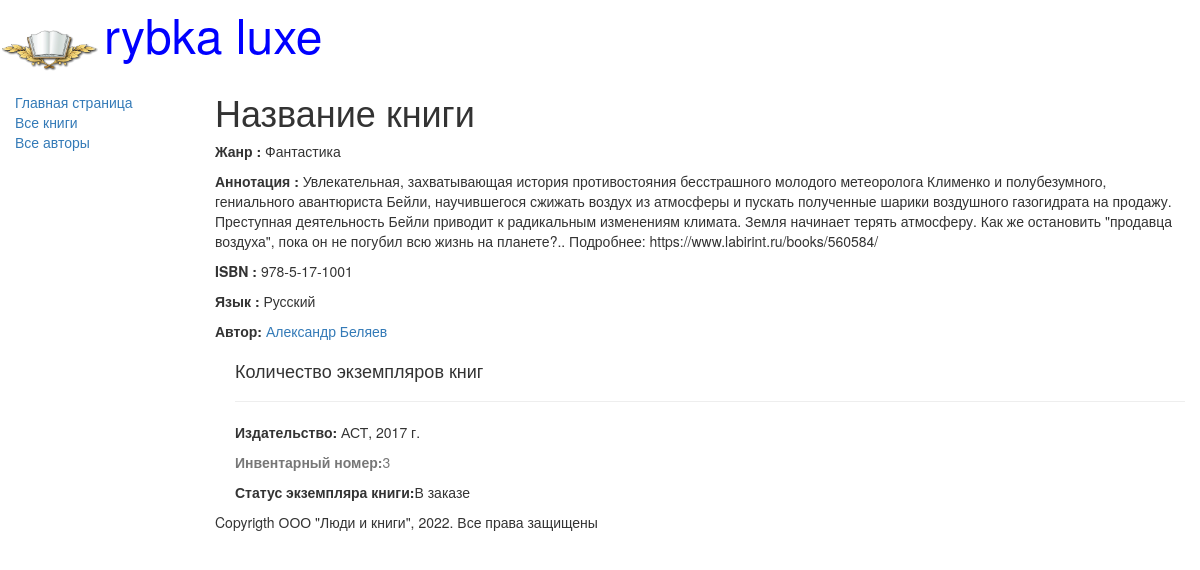
/book/5, run on the app's committed database.
### catalog/models.py (models this page shows, shortened)
class Book(models.Model):
    title = models.CharField(max_length=200, help_text='Введите название книги', verbose_name='Название книги')
    genre = models.ForeignKey('Genre', on_delete=models.CASCADE, help_text='Выберите жанр книги',
                              verbose_name='Жанр книги', null=True)
    language = models.ForeignKey('Language', on_delete=models.CASCADE, help_text='Выберите язык книги',
                                 verbose_name='Язык книги', null=True)
    author = models.ManyToManyField('Author', help_text='Выберите автора книги', verbose_name='Автор книги')
    summary = models.TextField(max_length=1000, help_text='Введите краткое описание книги',
                               verbose_name='Аннотация книги')
    isbn = models.CharField(max_length=13, help_text='Должно содержать 13 символов', verbose_name='ISBN книги')
    def display_author(self):
        return ','.join([author.last_name for author in self.author.all()])
    display_author.short_description = 'Авторы'  # изменение название функции при использовании

class Genre(models.Model):
    name = models.CharField(max_length=200, help_text='Введите жанр книги', verbose_name='Жанр книги')
    def __str__(self):
        return self.name

class Language(models.Model):
    name = models.CharField(max_length=20, help_text='Введите язык книги', verbose_name='Язык книги')
    def __str__(self):
        return self.name

class Author(models.Model):
    first_name = models.CharField(max_length=100, help_text='Введите имя автора', verbose_name='Имя автора')
    last_name = models.CharField(max_length=100, help_text='Введите фамилию автора', verbose_name='Фамилия автора')
    date_of_birth = models.DateField(help_text='Введите дату рождения', verbose_name='Дата рождения',
                                     null=True, blank=True)
    date_of_death = models.DateField(help_text='Введите дату смерти', verbose_name='Дата смерти',
                                     null=True, blank=True)

class BookInstance(models.Model):
    book = models.ForeignKey('Book', on_delete=models.CASCADE, null=True)
    inv_nom = models.CharField(max_length=20, null=True, help_text='Введите инвентарный номер экземпляра',
                               verbose_name='Инвентарный номер')
    imprint = models.CharField(max_length=200, help_text='Введите издательство и год выпуска',
                               verbose_name='Издательство')
    status = models.ForeignKey('Status', on_delete=models.CASCADE, null=True, help_text='Изменить состояние экземпляра',
                               verbose_name='Статус экземпляра')
    due_back = models.DateField(null=True, blank=True, help_text='Введите конец срока статуса',
                                verbose_name='Дата окончания статуса')

class Status(models.Model):
    name = models.CharField(max_length=20, help_text='Введите статус экземпляра книги ',
                            verbose_name='Статус экземпляра книги')
    def __str__(self):
        return self.name

### catalog/views.py (the view)
# urls.py: url(r'^book/(?P<pk>\d+)$', views.BookDetailView.as_view(), name='book-detail'),
class BookDetailView(generic.DetailView):
    model = Book

### catalog/templates/catalog/book_detail.html (shortened to what this page needs)
{%extends 'base_generic.html'%}
{%block content%}
<h1>Название книги</h1>
<p><strong>Жанр : </strong>{{book.genre}}</p>
<p><strong>Аннотация : </strong>{{book.summary}}</p>
<p><strong>ISBN : </strong>{{book.isbn}}</p>
<p><strong>Язык : </strong>{{book.language}}</p>
  {%for author in book.author.all%}
    <p><strong>Автор: </strong><a href="">{{author.first_name}} {{author.last_name}}</a></p>
  {%endfor%}
  <div style="margin-left: 20px; margin-top: 20px;">
    <h4>Количество экземпляров книг</h4>
      {% for copy in book.bookinstance_set.all%}
        <hr>
        <p><strong>Издательство: </strong>{{copy.imprint}}</p>
        <p class="text-muted"><strong>Инвентарный номер:</strong>{{copy.id}}</p>
        <p><strong>Статус экземпляра книги:</strong>{{copy.status}}</p>
      {%endfor%}
  </div>
{%endblock%}

### data on the page
Book: genre "Фантастика", summary "Увлекательная, захватывающая история противостояния бесстрашного молодого метеоролога Клименко и полубезумного, гениального авантюриста Бейли, научившегося сжижать воздух из атмосферы и пускать полученные шарики воздушного газогидрата на продажу. Преступная деятельность Бейли приводит к радикальным изменениям климата. Земля начинает терять атмосферу. Как же остановить \"продавца воздуха\", пока он не погубил всю жизнь на планете?.. Подробнее: https://www.labirint.ru/books/560584/", isbn "978-5-17-1001", language "Русский"
Author: first_name "Александр", last_name "Беляев"
BookInstance: imprint "АСТ, 2017 г.", id "3", status "В заказе"
